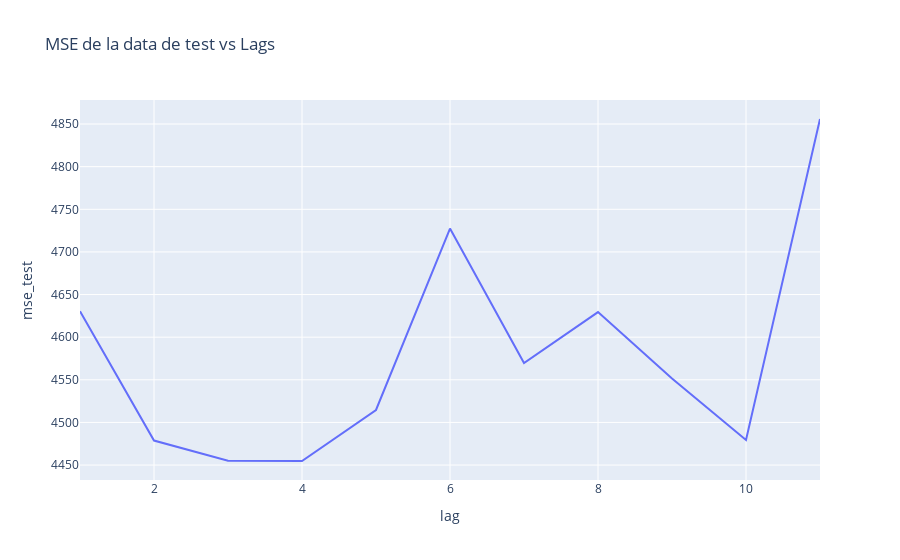

The code cell stored with this chart in its notebook:
### Code cell
df_pruebas=pd.DataFrame({"lag":list(range(1,12)),"mse_test":mse_test,"mape_test":mape_test})

fig_mse = px.line(df_pruebas,x="lag", y="mse_test", title='MSE de la data de test vs Lags')

fig_mse.show()

### Figure 1 — Plotly figure (JSON) as saved in the notebook; plotly's stock layout.template omitted (floating-point values rounded to 4 significant figures)
{"data": [{"hovertemplate": "lag=%{x}<br>mse_test=%{y}<extra></extra>", "legendgroup": "", "line": {"color": "#636efa", "dash": "solid"}, "marker": {"symbol": "circle"}, "mode": "lines", "name": "", "orientation": "v", "showlegend": false, "type": "scatter", "x": [1, 2, 3, 4, 5, 6, 7, 8, 9, 10, 11], "xaxis": "x", "y": [4630.0, 4479.0, 4455.0, 4455.0, 4515.0, 4727.0, 4570.0, 4629.0, 4551.0, 4479.0, 4856.0], "yaxis": "y"}], "layout": {"legend": {"tracegroupgap": 0}, "title": {"text": "MSE de la data de test vs Lags"}, "xaxis": {"anchor": "y", "domain": [0, 1], "title": {"text": "lag"}}, "yaxis": {"anchor": "x", "domain": [0, 1], "title": {"text": "mse_test"}}}}
